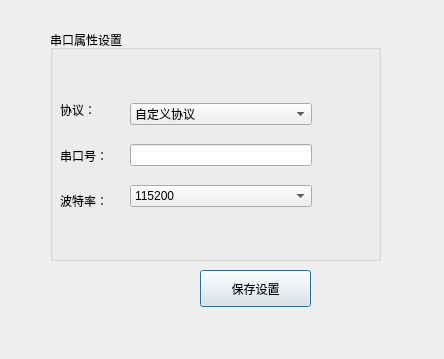
<?xml version="1.0" encoding="UTF-8"?>
<ui version="4.0">
 <class>CommunicationSet</class>
 <widget class="QDialog" name="CommunicationSet">
  <property name="geometry">
   <rect>
    <x>0</x>
    <y>0</y>
    <width>444</width>
    <height>359</height>
   </rect>
  </property>
  <property name="windowTitle">
   <string>串口设置</string>
  </property>
  <widget class="QGroupBox" name="groupBox">
   <property name="geometry">
    <rect>
     <x>50</x>
     <y>30</y>
     <width>331</width>
     <height>231</height>
    </rect>
   </property>
   <property name="title">
    <string>串口属性设置</string>
   </property>
   <widget class="QWidget" name="layoutWidget">
    <property name="geometry">
     <rect>
      <x>80</x>
      <y>60</y>
      <width>182</width>
      <height>131</height>
     </rect>
    </property>
    <layout class="QVBoxLayout" name="verticalLayout">
     <item>
      <widget class="QComboBox" name="protocol">
       <item>
        <property name="text">
         <string>自定义协议</string>
        </property>
       </item>
       <item>
        <property name="text">
         <string>协议B</string>
        </property>
       </item>
      </widget>
     </item>
     <item>
      <widget class="QLineEdit" name="serial_port"/>
     </item>
     <item>
      <widget class="QComboBox" name="baud_rate">
       <item>
        <property name="text">
         <string>115200</string>
        </property>
       </item>
       <item>
        <property name="text">
         <string>9600</string>
        </property>
       </item>
      </widget>
     </item>
    </layout>
   </widget>
   <widget class="QWidget" name="layoutWidget">
    <property name="geometry">
     <rect>
      <x>10</x>
      <y>60</y>
      <width>63</width>
      <height>131</height>
     </rect>
    </property>
    <layout class="QVBoxLayout" name="verticalLayout_2">
     <item>
      <widget class="QLabel" name="label_3">
       <property name="text">
        <string>协议：</string>
       </property>
      </widget>
     </item>
     <item>
      <widget class="QLabel" name="label">
       <property name="text">
        <string>串口号：</string>
       </property>
      </widget>
     </item>
     <item>
      <widget class="QLabel" name="label_2">
       <property name="text">
        <string>波特率：</string>
       </property>
      </widget>
     </item>
    </layout>
   </widget>
  </widget>
  <widget class="QPushButton" name="btn_open_serial">
   <property name="geometry">
    <rect>
     <x>200</x>
     <y>270</y>
     <width>111</width>
     <height>37</height>
    </rect>
   </property>
   <property name="text">
    <string>保存设置</string>
   </property>
  </widget>
 </widget>
 <resources/>
 <connections/>
</ui>
